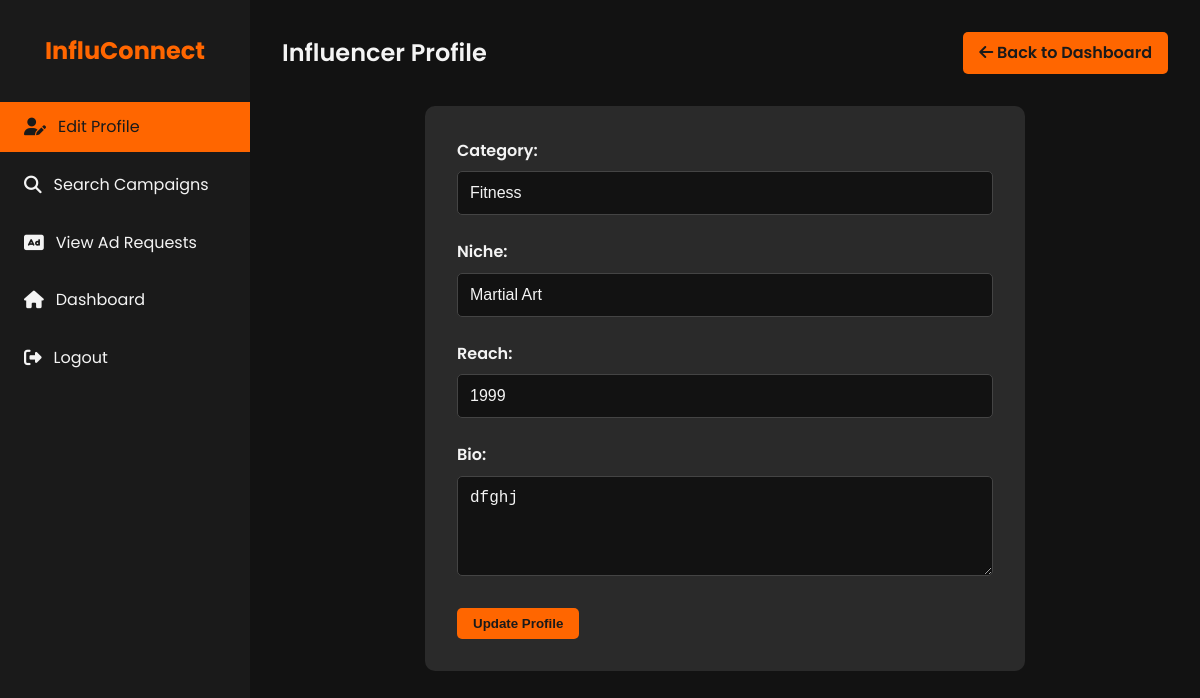
The page /influencer/profile (signed in) on the database as committed earlier.
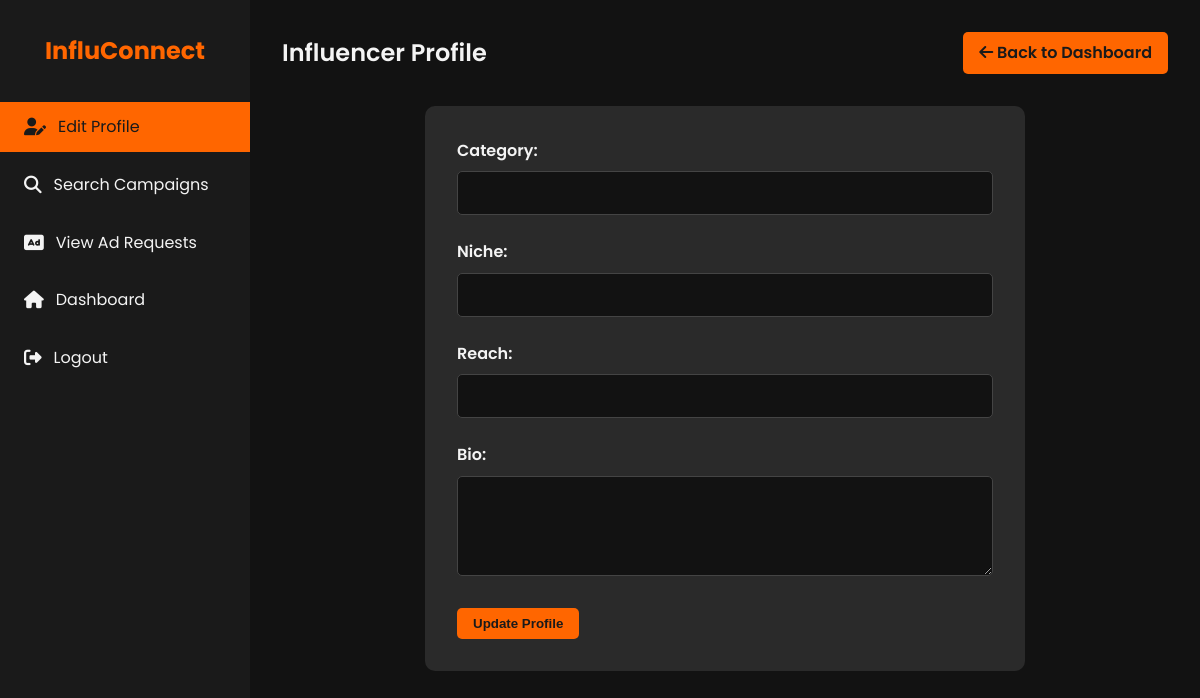
The same page on the database as committed later.
### models.py (models this page shows, shortened)
class Influencer(db.Model):
    id = db.Column(db.Integer, primary_key=True)
    user_id = db.Column(db.Integer, db.ForeignKey('user.id'), nullable=False)
    category = db.Column(db.String(120))
    niche = db.Column(db.String(120))
    is_flagged = db.Column(db.Boolean, default=False)
    reach = db.Column(db.Integer)
    bio = db.Column(db.Text)
    user = db.relationship('User', back_populates='influencer')

### app.py (the view, shortened to what this page needs)
    @app.route('/influencer/profile', methods=['GET', 'POST'])
    @login_required
    @influencer_required
    def influencer_profile():
        influencer = Influencer.query.filter_by(user_id=current_user.id).first()
        if not influencer:
            flash('Influencer profile not found.', 'error')
            return redirect(url_for('home'))
        return render_template('influencer_profile.html', influencer=influencer)

### templates/influencer_profile.html (shortened to what this page needs)
<!DOCTYPE html>
<html lang="en">
<head>
    <link rel="stylesheet" href="https://cdnjs.cloudflare.com/ajax/libs/font-awesome/6.1.1/css/all.min.css">
</head>
<body>
    <div class="dashboard">
        <aside class="sidebar">
            <div class="logo">
                <h1>InfluConnect</h1>
            </div>
            <nav>
                <ul class="nav-menu">
                    <li class="nav-item">
                        <a href="{{ url_for('influencer_profile') }}" class="nav-link active">
                            <i class="fas fa-user-edit"></i> Edit Profile
                        </a>
                    </li>
                    <li class="nav-item">
                        <a href="{{ url_for('search_campaigns') }}" class="nav-link">
                            <i class="fas fa-search"></i> Search Campaigns
                        </a>
                    </li>
                    <li class="nav-item">
                        <a href="{{ url_for('influencer_ad_requests') }}" class="nav-link">
                            <i class="fas fa-ad"></i> View Ad Requests
                        </a>
                    </li>
                    <li class="nav-item">
                        <a href="{{ url_for('influencer') }}" class="nav-link">
                            <i class="fas fa-home"></i> Dashboard
                        </a>
                    </li>
                    <li class="nav-item">
                        <a href="{{ url_for('logout') }}" class="nav-link">
                            <i class="fas fa-sign-out-alt"></i> Logout
                        </a>
                    </li>
                </ul>
            </nav>
        </aside>
        <main class="main-content">
            <header class="header">
                <h1 class="welcome-text">Influencer Profile</h1>
                <a href="{{ url_for('influencer') }}" class="btn">
                    <i class="fas fa-arrow-left"></i> Back to Dashboard
                </a>
            </header>
            <form action="{{ url_for('influencer_profile') }}" method="post" class="profile-form">
                <div class="form-group">
                    <label for="category">Category:</label>
                    <input type="text" id="category" name="category" value="{{ influencer.category or '' }}" class="form-control">
                </div>
                <div class="form-group">
                    <label for="niche">Niche:</label>
                    <input type="text" id="niche" name="niche" value="{{ influencer.niche or '' }}" class="form-control">
                </div>
                <div class="form-group">
                    <label for="reach">Reach:</label>
                    <input type="number" id="reach" name="reach" value="{{ influencer.reach or '' }}" class="form-control">
                </div>
                <div class="form-group">
                    <label for="bio">Bio:</label>
                    <textarea id="bio" name="bio" rows="4" class="form-control">{{ influencer.bio or '' }}</textarea>
                </div>
                <button type="submit" class="btn">Update Profile</button>
            </form>
        </main>
    </div>
</body>
</html>

Rows that differ between the two databases and show on the page:
no longer on this page (row edited): Influencer: category "Fitness", niche "Martial Art", reach "1999", bio "dfghj"
